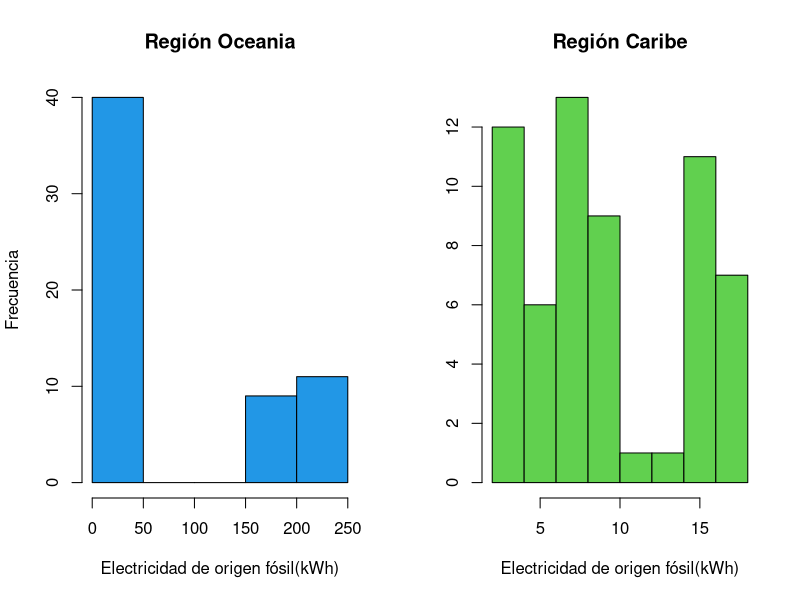
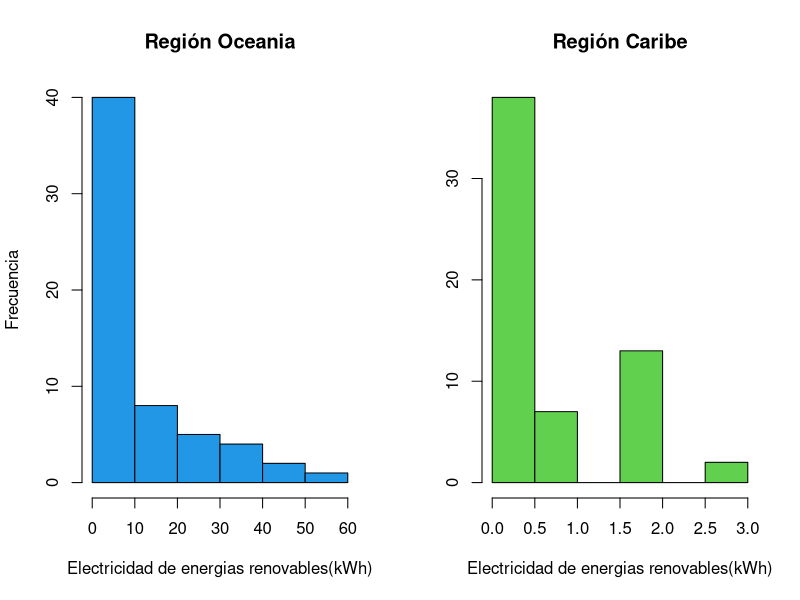
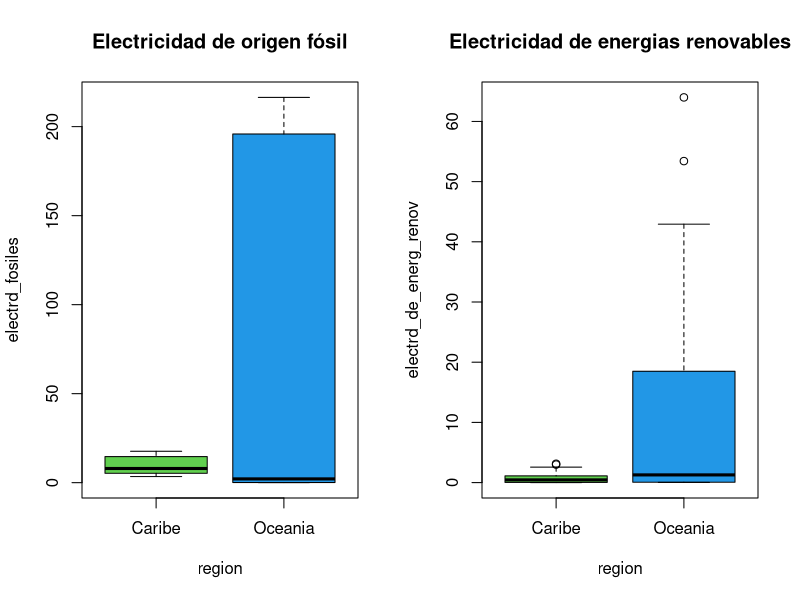
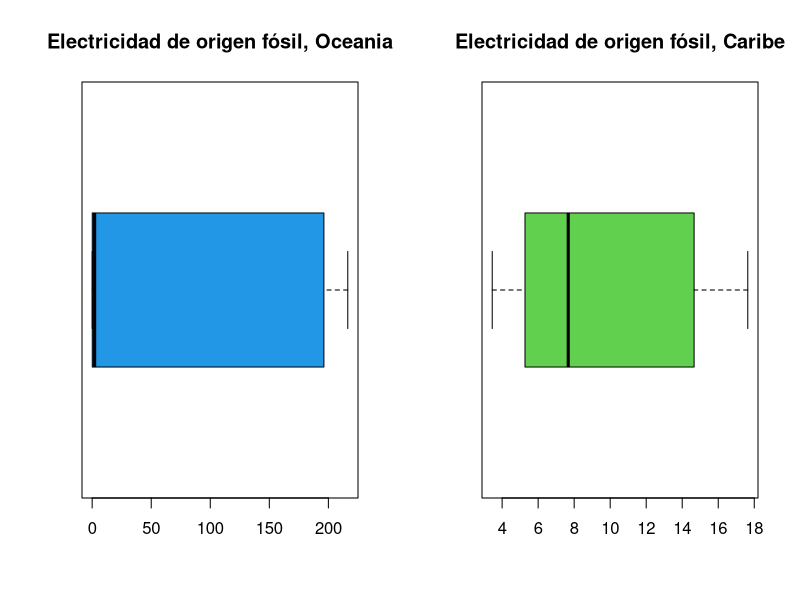
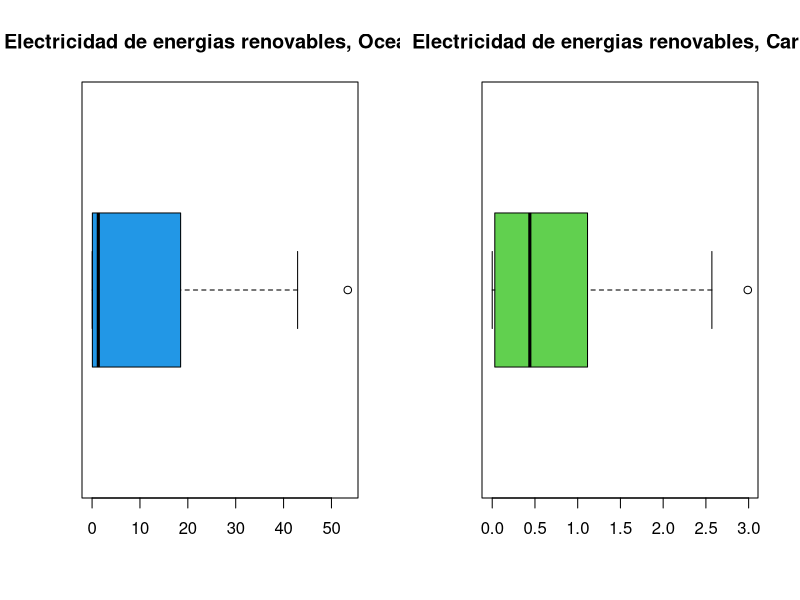
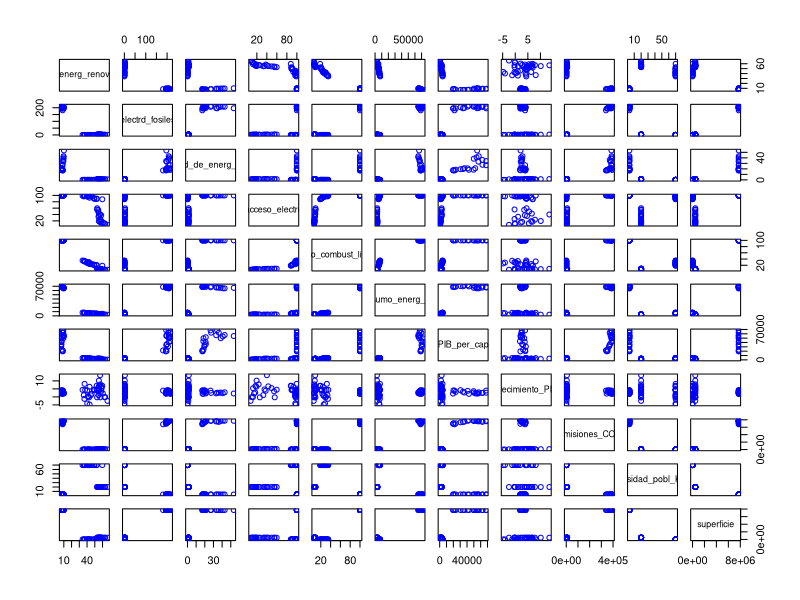
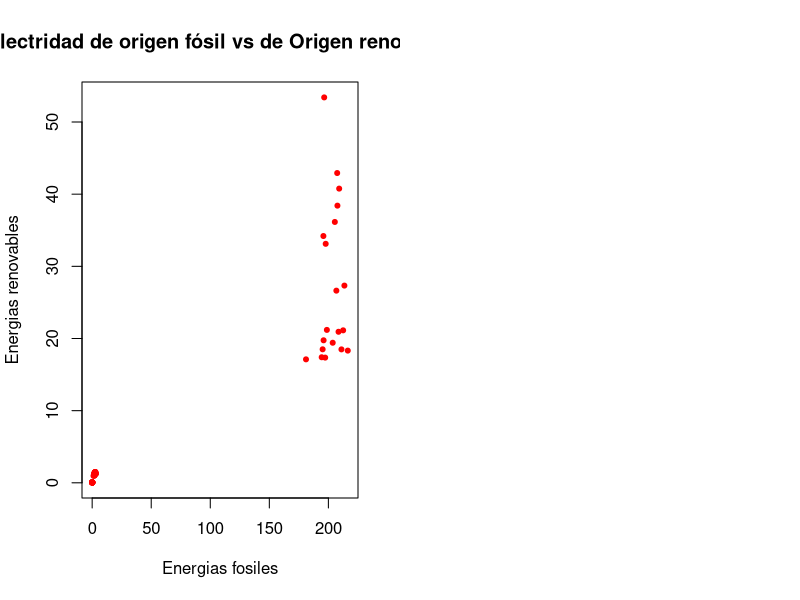
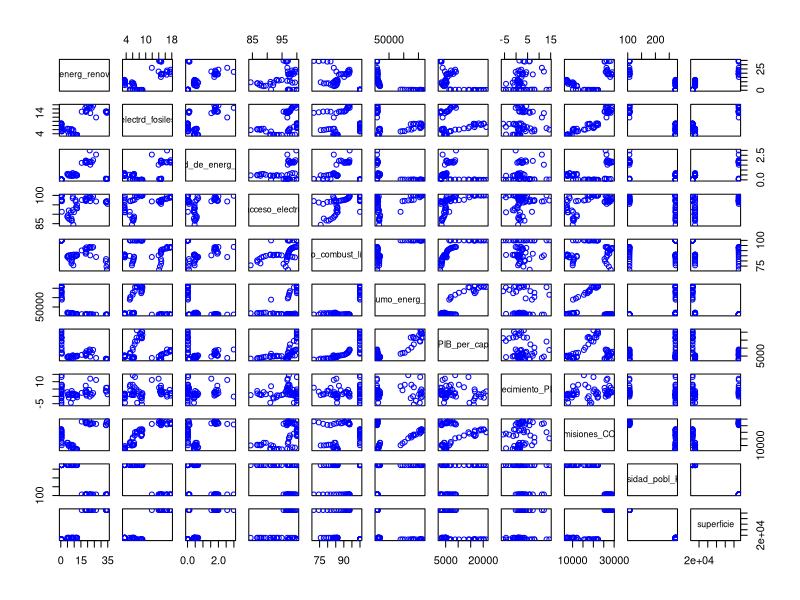

Write the R code that produced these figures, in order.
## ---- chunk 1
M = read.csv("G106-datos05-1.csv") 
str(M)
## ---- chunk 2
table(M$entidad)
## ---- chunk 3
names (M) 
summary(M)
## ---- chunk 4
R1 = c("Australia", "Samoa", "Papua New Guinea")
R2 = c("Cuba", "Jamiaca", "Trinidad and Tobago")
region = ifelse(M$entidad %in% R1, "Oceania", "Caribe")
M1 = cbind(M, region)
library(dplyr) 
M1 = select(M1, "entidad", "region", "energ_renov",  "electrd_fosiles", "electrd_de_energ_renov", "acceso_electrd", "acceso_combust_limpios", "consumo_energ_prim", "PIB_per_cap", "crecimiento_PIB", "emisiones_CO2", "densidad_pobl_Km2", "superficie") 
M1 = M1[-1]
M1 = na.omit(M1) 
str(M1)
write.csv(M1, "datosEq5.csv", row.names = FALSE)
## ---- chunk 5
R1 = subset(M1, M1$region == "Oceania")[-1]
R2 = subset(M1, M1$region == "Caribe")[-1]
cat("Oceania", "\n")
summary(R1) 
cat("\n", "Desviación estándar", "\n")
apply(R1,2, sd)
cat("\n", "Rango Medio", "\n")
Rm = function(x)((max(x)+min(x))/2)
apply(R1, 2, Rm) 

cat("Caribe", "\n")
summary(R2) 
cat("\n", "Desviación estándar", "\n")
apply(R2,2, sd)
cat("\n", "Rango Medio", "\n")
Rm = function(x)((max(x)+min(x))/2)
apply(R2, 2, Rm) 
## ---- chunk 6
par(mfrow = c(1,2))
hist(R1$electrd_fosiles, col = 4, main = "Región Oceania", xlab = "Electricidad de origen fósil(kWh)", ylab = "Frecuencia")
hist(R2$electrd_fosiles, col = 3, main = "Región Caribe", xlab = "Electricidad de origen fósil(kWh)", ylab = "")

hist(R1$electrd_de_energ_renov, col = 4, main = "Región Oceania", xlab = "Electricidad de energias renovables(kWh)", ylab = "Frecuencia")
hist(R2$electrd_de_energ_renov, col = 3, main = "Región Caribe", xlab = "Electricidad de energias renovables(kWh)", ylab = "")

## ---- chunk 7
boxplot(electrd_fosiles ~ region, data = M, col=3:4, main = "Electricidad de origen fósil")
boxplot(electrd_de_energ_renov ~ region, data = M, col=3:4, main = "Electricidad de energias renovables")
## ---- chunk 8
par(mfrow = c(1,2))
boxplot(R1$electrd_fosiles, col=4, main = "Electricidad de origen fósil, Oceania", horizontal=TRUE)
boxplot(R2$electrd_fosiles, col=3, main = "Electricidad de origen fósil, Caribe", horizontal=TRUE)

boxplot(R1$electrd_de_energ_renov, col=4, main = "Electricidad de energias renovables, Oceania", horizontal=TRUE)
boxplot(R2$electrd_de_energ_renov, col=3, main = "Electricidad de energias renovables, Caribe", horizontal=TRUE)
## ---- chunk 9
correl = cor(R1)
round(correl,3)

plot(R1, col = "blue") 
plot(R1$electrd_fosiles, R1$electrd_de_energ_renov, col = "red", pch = 20, main = "Electridad de origen fósil vs de Origen renovable", ylab="Energias renovables", xlab="Energias fosiles") 

correl = cor(R2)
round(correl,3)

plot(R2, col = "blue") 
plot(R2$electrd_fosiles, R2$electrd_de_energ_renov, col = "red", pch = 20, main = "Electridad de origen fósil vs de Origen renovable", ylab="Energias renovables", xlab="Energias fosiles") 

